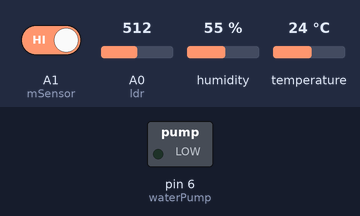
The sketch below on a simulated Arduino Uno, built with avr-gcc and run on an emulated ATmega328P. Shown: switched loads named in the sketch (green lamp = pin HIGH). Inputs (shaded band) come from the test bench; at power-on: A1 (mSensor) HIGH, A0 (ldr) = 512, humidity 55 %, temperature 24 °C. What the sketch prints to the serial monitor is not drawn.

Above: at 4.8 s.
4.9 s: A1 (mSensor) driven LOW
At 8.7 s:
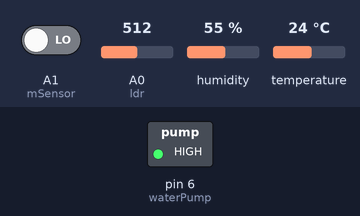
9.9 s: A1 (mSensor) driven HIGH
At 12.7 s:
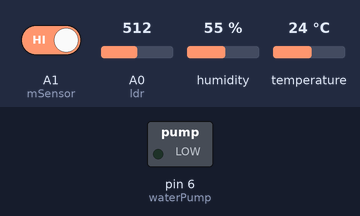
Timing chart, 0 to 14.2 s (numbered marks = the images above; inputs shaded):
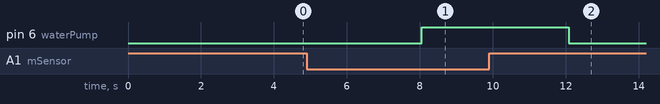

The sketch:

Soil_Moisture.ino
```cpp
#include "DHT.h"

#define DHTPIN 2
#define DHTTYPE DHT11
DHT dht(DHTPIN, DHTTYPE);

int waterPump = 6;
int mSensor=A1;
int ldr=A0;

void setup() {
  // put your setup code here, to run once:
  pinMode(waterPump,OUTPUT);
  pinMode(mSensor,INPUT);
  pinMode(ldr,INPUT);
  Serial.begin(9600);
  dht.begin();

}

void loop() {
  // put your main code here, to run repeatedly:


int val = digitalRead(mSensor);
int lightRead = analogRead(ldr);

if (val== LOW)
{
 digitalWrite(waterPump,HIGH);
 Serial.println("The value of light is");
 Serial.println(lightRead);
 delay(2000);
  float h = dht.readHumidity();
  float t = dht.readTemperature();
  float f = dht.readTemperature(true);
  if (isnan(h) || isnan(t) || isnan(f)) {
    Serial.println(F("Failed to read from DHT sensor!"));
    return;
  }

  float hic = dht.computeHeatIndex(t, h, false);

  Serial.print(F("Humidity: "));
  Serial.print(h);
  Serial.print(F("%  Temperature: "));
  Serial.print(t);
  Serial.print(F("°C "));
  Serial.print(f);
  Serial.print(hic);
  Serial.print(F("°C "));
  }
 else
 {
 digitalWrite(waterPump,LOW);
 Serial.println("The value of light is");
 Serial.println(lightRead);
 delay(2000);
  float h = dht.readHumidity();
  float t = dht.readTemperature();
  float f = dht.readTemperature(true);
  if (isnan(h) || isnan(t) || isnan(f)) {
    Serial.println(F("Failed to read from DHT sensor!"));
    return;
  }

  float hic = dht.computeHeatIndex(t, h, false);

  Serial.print(F("Humidity: "));
  Serial.print(h);
  Serial.print(F("%  Temperature: "));
  Serial.print(t);
  Serial.print(F("°C "));
  Serial.print(f);
  Serial.print(hic);
  Serial.print(F("°C "));
  }
 delay(2000);
}
```

Measured:
- after the input at 4.9 s, pin 6 (waterPump): LOW → HIGH after 3.2 s
- after the input at 9.9 s, pin 6 (waterPump): HIGH → LOW after 2.2 s
